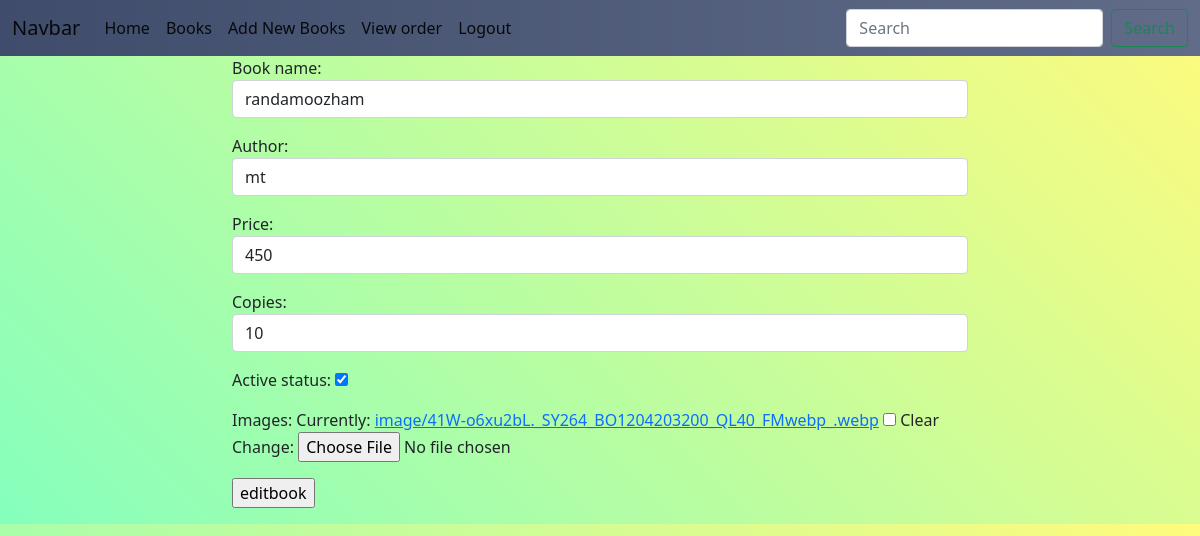
Screenshot of /owner/books/change/1 (signed in) with the database file from the repository.
### owner/models.py (models this page shows, shortened)
class Books(models.Model):
    book_name = models.CharField(max_length=120, unique=True)
    author = models.CharField(max_length=120)
    price = models.PositiveIntegerField(default=50)
    copies = models.PositiveIntegerField(default=50)
    active_status = models.BooleanField(default=True)
    images = models.ImageField(upload_to="image", null=True, blank=True)

### owner/views.py (the view)
# urls.py: path("books/change/<int:id>", views.Bookchange.as_view(), name="bookchange"),
@method_decorator(owner_permission_required,name='dispatch')
class Bookchange(UpdateView):
    model = Books
    form_class = Bookform
    template_name = "bookedit.html"
    pk_url_kwarg = 'id'
    success_url = reverse_lazy('listbook')

### owner/forms.py
class Bookform(ModelForm):
    class Meta:
        model = Books
        fields = "__all__"
        widgets = {
            "book_name": forms.TextInput(attrs={"class": "form-control"}),
            "author": forms.TextInput(attrs={"class": "form-control"}),
            "price": forms.NumberInput(attrs={"class": "form-control"}),
            "copies": forms.NumberInput(attrs={"class": "form-control"}),
            "images Q5R": forms.FileInput(attrs={"class": "form-control"}),
        }

### owner/templates/bookedit.html (shortened to what this page needs)
{%extends 'base.html'%}
{%block body_block%}
    <div class="row">
        <div class="col-2"></div>
        <div class="col-8">
            <form action="" method="post" enctype="multipart/form-data">
                {{form.as_p}}
                <div class="mb-3">
                    <input type="submit" value="editbook">
                </div>
            </form>
        </div>
        <div class="col-2"></div>
    </div>
{%endblock%}

### owner/static/css/style.css (style rules this page uses)
.color { background-color: #85FFBD; background-image: linear-gradient(45deg, #85FFBD 0%, #FFFB7D 100%); }

### rows the page displays
Books: book_name "randamoozham", author "mt", price "450", copies "10", active_status "☑"
